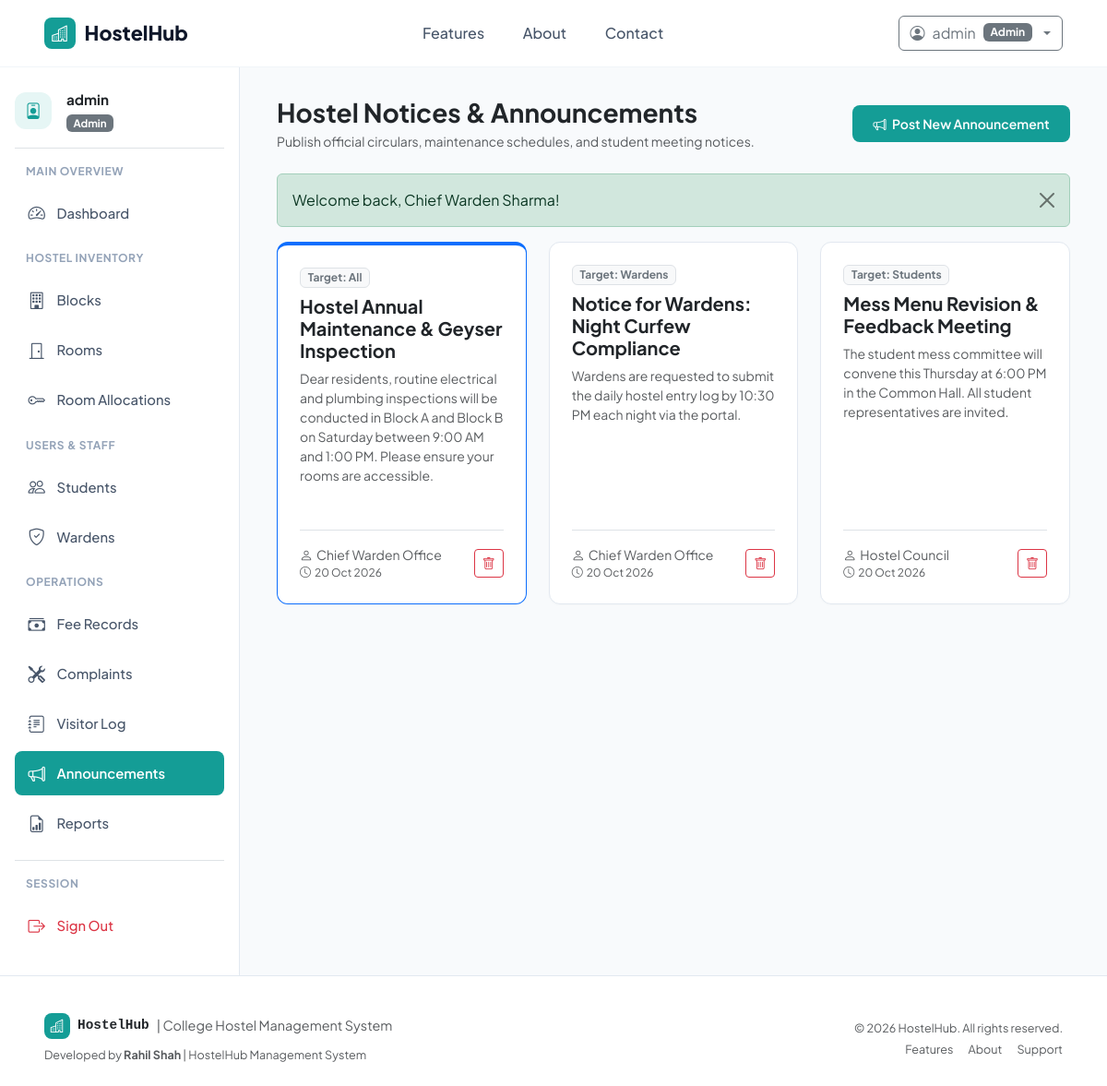
Screenshot of /admin/announcements.php (signed in) with the database file from the repository.
### tables this page shows
CREATE TABLE `announcements` (
    `AnnouncementID` INT AUTO_INCREMENT PRIMARY KEY,
    `Title` VARCHAR(200) NOT NULL,
    `Content` TEXT NOT NULL,
    `TargetAudience` ENUM('All', 'Students', 'Wardens') NOT NULL DEFAULT 'All',
    `PostedBy` VARCHAR(100) NOT NULL DEFAULT 'Admin Office',
    `IsPinned` TINYINT(1) NOT NULL DEFAULT 0,
    `CreatedAt` TIMESTAMP DEFAULT CURRENT_TIMESTAMP
);

### admin/announcements.php (the view, shortened to what this page needs)
<?php
require_once __DIR__ . '/../config/database.php';
require_once __DIR__ . '/../includes/helpers.php';
$announcements = $pdo->query("SELECT * FROM announcements ORDER BY IsPinned DESC, AnnouncementID DESC")->fetchAll();
require_once __DIR__ . '/../includes/header.php';
?>
<div class="dashboard-container">
    <?php require_once __DIR__ . '/../includes/sidebar.php'; ?>
    <main class="main-content">
        <div class="d-flex flex-wrap justify-content-between align-items-center mb-4 gap-3">
            <div>
                <h3 class="fw-bold text-dark mb-1">Hostel Notices & Announcements</h3>
                <p class="text-muted small mb-0">Publish official circulars, maintenance schedules, and student meeting notices.</p>
            </div>
            <button class="btn btn-teal btn-sm" data-bs-toggle="modal" data-bs-target="#newAnnouncementModal">
                <i class="bi bi-megaphone me-1"></i> Post New Announcement
            </button>
        </div>
        <div class="row g-4">
            <?php if (empty($announcements)): ?>
                <div class="col-12">
                    <div class="content-card text-center py-5 text-muted">
                        <i class="bi bi-megaphone fs-1 text-muted mb-2"></i>
                        <p>No active announcements currently posted.</p>
                    </div>
                </div>
            <?php else: ?>
                <?php foreach ($announcements as $a): ?>
                    <div class="col-md-6 col-xl-4">
                        <div class="content-card h-100 <?= $a['IsPinned'] ? 'border-primary' : '' ?>" style="<?= $a['IsPinned'] ? 'border-top: 4px solid var(--primary-teal);' : '' ?>">
                            <div class="content-card-body d-flex flex-column h-100">
                                <div class="d-flex justify-content-between align-items-start mb-2">
                                    <span class="badge bg-light text-secondary border">Target: <?= htmlspecialchars($a['TargetAudience']) ?></span>
                                    <?php if ($a['IsPinned']): ?>
                                        <span class="badge bg-teal"><i class="bi bi-pin-fill me-1"></i>Pinned</span>
                                    <?php endif; ?>
                                </div>
                                <h5 class="fw-bold text-dark mb-2"><?= htmlspecialchars($a['Title']) ?></h5>
                                <p class="text-muted small flex-grow-1" style="white-space: pre-line;"><?= htmlspecialchars($a['Content']) ?></p>
                                <div class="d-flex justify-content-between align-items-center pt-3 border-top mt-auto">
                                    <div class="small text-muted">
                                        <div><i class="bi bi-person me-1"></i><?= htmlspecialchars($a['PostedBy']) ?></div>
                                        <div style="font-size: 0.75rem;"><i class="bi bi-clock me-1"></i><?= format_date($a['CreatedAt']) ?></div>
                                    </div>
                                    <form method="POST" action="announcements.php" onsubmit="return confirm('Delete this announcement?');">
                                        <button type="submit" class="btn btn-sm btn-outline-danger">
                                            <i class="bi bi-trash"></i>
                                        </button>
                                    </form>
                                </div>
                            </div>
                        </div>
                    </div>
                <?php endforeach; ?>
            <?php endif; ?>
        </div>
    </main>
</div>
<?php require_once __DIR__ . '/../includes/footer.php'; ?>

### assets/css/style.css (style rules this page uses)
:root { --primary-teal: #149d96; --primary-teal-hover: #0f827c; --primary-teal-light: #e6f6f5; --primary-teal-border: #b2e4e1; --text-dark: #0f172a; --text-muted: #64748b; --bg-light: #f8fafc; --bg-card: #ffffff; --border-color: #e2e8f0; --sidebar-width: 260px; }
html, body { max-width: 100%; overflow-x: hidden; }
body { font-family: 'Plus Jakarta Sans', 'Inter', -apple-system, BlinkMacSystemFont, "Segoe UI", Roboto, sans-serif; color: var(--text-dark); background-color: var(--bg-light); min-height: 100vh; display: flex; flex-direction: column; }
.btn-teal { background-color: var(--primary-teal); color: #ffffff !important; border: none; font-weight: 600; padding: 0.6rem 1.4rem; border-radius: 8px; transition: all 0.2s ease-in-out; }
.dashboard-container { display: flex; min-height: calc(100vh - 70px); }
.main-content { flex-grow: 1; padding: 2rem 2.5rem; background-color: var(--bg-light); overflow-x: hidden; }
.content-card { background: #ffffff; border: 1px solid var(--border-color); border-radius: 12px; box-shadow: 0 1px 3px rgba(0,0,0,0.02); margin-bottom: 2rem; overflow: hidden; }
.content-card-body { padding: 1.5rem; }

### rows the page displays
announcements: TargetAudience "All", IsPinned 1 (drawn), Title "Hostel Annual Maintenance & Geyser Inspection", Content "Dear residents, routine electrical and plumbing inspections will be conducted in Block A and Block B on Saturday between 9:00 AM and 1:00 PM. Please ensure your rooms are accessible.", PostedBy "Chief Warden Office", CreatedAt "20 Oct 2026"
announcements: TargetAudience "Wardens", Title "Notice for Wardens: Night Curfew Compliance", Content "Wardens are requested to submit the daily hostel entry log by 10:30 PM each night via the portal.", PostedBy "Chief Warden Office", CreatedAt "20 Oct 2026"
announcements: TargetAudience "Students", Title "Mess Menu Revision & Feedback Meeting", Content "The student mess committee will convene this Thursday at 6:00 PM in the Common Hall. All student representatives are invited.", PostedBy "Hostel Council", CreatedAt "20 Oct 2026"

### other values shown
$currentUser['Username'] "admin"
$currentUser['Role'] "Admin"
$_SESSION['user']['Username'] "admin"
$role "Admin"
$message "Welcome back, Chief Warden Sharma!"
APP_NAME "HostelHub"
APP_TITLE "College Hostel Management System"
